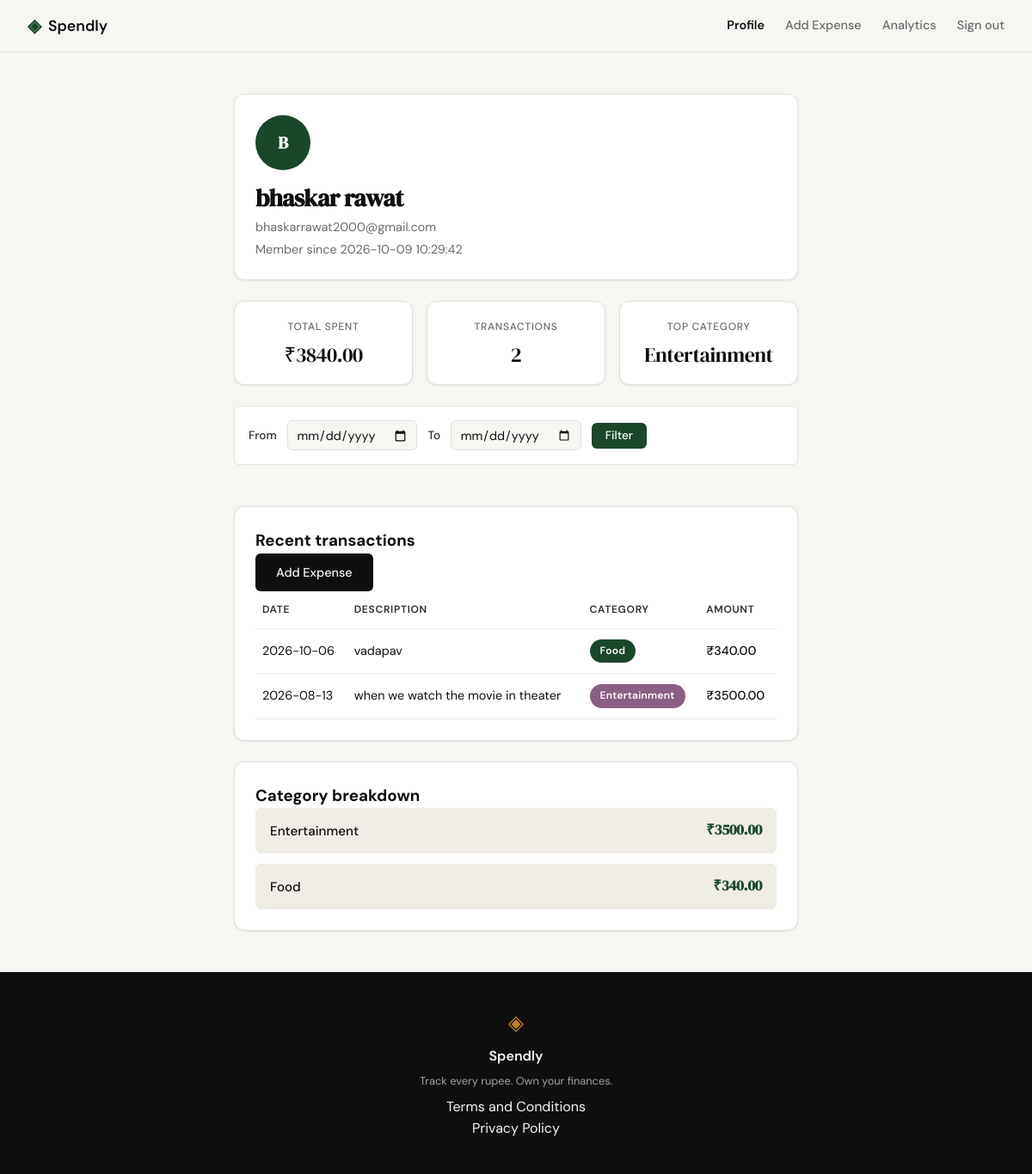
Page /profile (signed in) on the committed database.
### tables this page shows
CREATE TABLE users (id INTEGER PRIMARY KEY AUTOINCREMENT,name TEXT NOT NULL,email TEXT UNIQUE NOT NULL,password_hash TEXT NOT NULL,created_at TEXT DEFAULT (datetime('now')));

CREATE TABLE expenses (id INTEGER PRIMARY KEY AUTOINCREMENT,user_id INTEGER NOT NULL,amount REAL NOT NULL,category TEXT NOT NULL,date TEXT NOT NULL,description TEXT,created_at TEXT DEFAULT (datetime('now')),FOREIGN KEY (user_id) REFERENCES users(id));

### app.py (the view)
@app.route("/profile")
def profile():
    if not session.get("user_id"):
        return redirect(url_for("login"))
    user_id = session.get("user_id")
    start_date = request.args.get("start_date", "").strip() or None
    end_date = request.args.get("end_date", "").strip() or None
    where_clause, params = build_expense_conditions(user_id, start_date, end_date)
    conn = get_db()
    try:
        user_row = conn.execute("SELECT name, email, created_at FROM users WHERE id = ?", (user_id,)).fetchone()
    finally:
        conn.close()
    user = {
        "name": user_row["name"] if user_row else "Unknown",
        "email": user_row["email"] if user_row else "",
        "initials": (user_row["name"][0] if user_row and user_row["name"] else "U").upper(),
        "member_since": user_row["created_at"] if user_row else "",
    }
    conn = get_db()
    try:
        base_stats = "SELECT SUM(amount) FROM expenses WHERE " + where_clause
        total_row = conn.execute(base_stats, params).fetchone()
        total_spent = total_row[0] if total_row[0] is not None else 0.0
        base_count = "SELECT COUNT(*) FROM expenses WHERE " + where_clause
        count_row = conn.execute(base_count, params).fetchone()
        transaction_count = count_row[0] if count_row[0] is not None else 0
        base_top = "SELECT category FROM expenses WHERE " + where_clause + " GROUP BY category ORDER BY SUM(amount) DESC LIMIT 1"
        top_row = conn.execute(base_top, params).fetchone()
        top_category = top_row["category"] if top_row else None
        base_transactions = "SELECT date, description, category, amount FROM expenses WHERE " + where_clause + " ORDER BY date DESC LIMIT 10"
        rows = conn.execute(base_transactions, params).fetchall()
        transactions = []
        for row in rows:
            transactions.append({
                "date": row["date"],
                "description": row["description"],
                "category": row["category"],
                "amount": row["amount"],
            })
        base_categories = "SELECT category, SUM(amount) AS total FROM expenses WHERE " + where_clause + " GROUP BY category"
        cat_rows = conn.execute(base_categories, params).fetchall()
        categories = []
        for row in cat_rows:
            categories.append({
                "name": row["category"],
                "total": float(row["total"]) if row["total"] is not None else 0.0,
            })
    finally:
        conn.close()
    stats = {
        "total_spent": total_spent,
        "transaction_count": transaction_count,
        "top_category": top_category,
    }
    return render_template(
        "profile.html",
        user=user,
        stats=stats,
        transactions=transactions,
        categories=categories,
        start_date=start_date or "",
        end_date=end_date or "",
    )

### database/db.py (called while the page is built)
def get_db():
    conn = sqlite3.connect(DB_FILE)
    conn.row_factory = sqlite3.Row
    conn.execute("PRAGMA foreign_keys = ON")
    return conn

def build_expense_conditions(user_id, start_date=None, end_date=None):
    conditions = ["user_id = ?"]
    params = [user_id]
    if start_date:
        conditions.append("date >= ?")
        params.append(start_date)
    if end_date:
        conditions.append("date <= ?")
        params.append(end_date)
    return " AND ".join(conditions), tuple(params)

### templates/profile.html (shortened to what this page needs)
{% extends "base.html" %}
{% block head %}
<link rel="stylesheet" href="{{ url_for('static', filename='css/profile.css') }}">
{% endblock %}
{% block content %}
<section class="profile-section">
  <div class="profile-inner">
    <article class="profile-card user-card" aria-label="Your profile">
      <div class="avatar-circle" aria-label="Avatar initials">{{ user.initials }}</div>
      <h2 class="profile-name">{{ user.name }}</h2>
      <p class="profile-email">{{ user.email }}</p>
      <p class="profile-meta">Member since {{ user.member_since }}</p>
    </article>
    <section class="stats-grid" aria-label="Summary statistics">
      <article class="stat-card">
        <span class="stat-label">Total spent</span>
        <span class="stat-value">₹{{ "%.2f" | format(stats.total_spent) }}</span>
      </article>
      <article class="stat-card">
        <span class="stat-label">Transactions</span>
        <span class="stat-value">{{ stats.transaction_count }}</span>
      </article>
      <article class="stat-card">
        <span class="stat-label">Top category</span>
        <span class="stat-value">{{ stats.top_category }}</span>
      </article>
    </section>
    <form method="get" action="{{ url_for('profile') }}" class="date-filter-form">
      <label for="start_date">From</label>
      <input type="date" id="start_date" name="start_date" value="{{ start_date }}">
      <label for="end_date">To</label>
      <input type="date" id="end_date" name="end_date" value="{{ end_date }}">
      <button type="submit" class="btn-primary">Filter</button>
    </form>
    <section class="profile-card transactions-card" aria-label="Transaction history">
      <h3>Recent transactions</h3>
      <a href="{{ url_for('add_expense') }}" class="btn-primary add-expense-btn">Add Expense</a>
      <table class="tx-table">
        <thead>
          <tr>
            <th>Date</th>
            <th>Description</th>
            <th>Category</th>
            <th class="tx-amount">Amount</th>
          </tr>
        </thead>
        <tbody>
          {% for t in transactions %}
          <tr>
            <td>{{ t.date }}</td>
            <td>{{ t.description }}</td>
            <td><span class="badge badge-{{ t.category | lower }}">{{ t.category }}</span></td>
            <td class="tx-amount">₹{{ "%.2f" | format(t.amount) }}</td>
          </tr>
          {% endfor %}
        </tbody>
      </table>
    </section>
    <section class="profile-card categories-card" aria-label="Category breakdown">
      <h3>Category breakdown</h3>
      <ul class="categories-list">
        {% for c in categories %}
        <li class="category-row">
          <span class="category-label">{{ c.name }}</span>
          <span class="category-total">₹{{ "%.2f" | format(c.total) }}</span>
        </li>
        {% endfor %}
      </ul>
    </section>
  </div>
</section>
{% endblock %}

### templates/base.html (shortened to what this page needs)
<!DOCTYPE html>
<html lang="en">
<head>
    <link rel="stylesheet" href="{{ url_for('static', filename='css/style.css') }}">
    {% block head %}{% endblock %}
</head>
<body>
    <nav class="navbar">
        <div class="nav-inner">
            <a href="{{ url_for('landing') }}" class="nav-brand">
                <span class="brand-icon">◈</span>
                <span class="brand-name">Spendly</span>
            </a>
            <div class="nav-links">
                {% if session.get('user_id') %}
                    <a href="{{ url_for('profile') }}" class="{% if request.endpoint == 'profile' %}nav-active{% endif %}">Profile</a>
                    <a href="{{ url_for('add_expense') }}" class="{% if request.endpoint == 'add_expense' %}nav-active{% endif %}">Add Expense</a>
                    <a href="{{ url_for('analytics') }}" class="{% if request.endpoint == 'analytics' %}nav-active{% endif %}">Analytics</a>
                    <a href="{{ url_for('logout') }}">Sign out</a>
                {% else %}
                    <a href="{{ url_for('login') }}">Sign in</a>
                    <a href="{{ url_for('register') }}" class="nav-cta">Get started</a>
                {% endif %}
            </div>
        </div>
    </nav>
    <main class="main-content">
        {% block content %}{% endblock %}
    </main>
    <footer class="footer">
        <div class="footer-inner">
            <span class="brand-icon">◈</span>
            <span class="footer-name">Spendly</span>
            <p class="footer-copy">Track every rupee. Own your finances.</p>
            <div class="footer-links">
                <a href="{{ url_for('terms') }}">Terms and Conditions</a>
                <br>
                <a href="{{ url_for('privacy') }}">Privacy Policy</a>
            </div>
        </div>
    </footer>
</body>
</html>

### static/css/style.css (style rules this page uses)
:root { --ink: #0f0f0f; --ink-soft: #2d2d2d; --ink-muted: #6b6b6b; --ink-faint: #a0a0a0; --paper: #f7f6f3; --paper-warm: #f0ede6; --paper-card: #ffffff; --accent: #1a472a; --accent-light: #e8f0eb; --accent-2: #c17f24; --accent-2-light: #fdf3e3; --danger: #c0392b; --danger-light: #fdecea; --border: #e4e1da; --border-soft: #eeebe4; --font-display: 'DM Serif Display', Georgia, serif; --font-body: 'DM Sans', system-ui, sans-serif; --max-width: 1200px; --auth-width: 440px; --radius-sm: 6px; --radius-md: 12px; --radius-lg: 20px; }
*, *::before, *::after { box-sizing: border-box; margin: 0; padding: 0; }
html { font-size: 16px; scroll-behavior: smooth; }
body { background: var(--paper); color: var(--ink); font-family: var(--font-body); font-size: 1rem; line-height: 1.6; -webkit-font-smoothing: antialiased; }
a { color: inherit; text-decoration: none; }
.navbar { position: sticky; top: 0; z-index: 100; background: var(--paper); border-bottom: 1px solid var(--border); padding: 0 2rem; }
.nav-inner { max-width: var(--max-width); margin: 0 auto; height: 60px; display: flex; align-items: center; justify-content: space-between; }
.nav-brand { display: flex; align-items: center; gap: 0.5rem; font-family: var(--font-body); font-weight: 600; font-size: 1.1rem; color: var(--ink); }
.brand-icon { color: var(--accent); font-size: 1.3rem; }
.brand-name { color: var(--ink); }
.nav-links { display: flex; align-items: center; gap: 1.5rem; font-size: 0.9rem; font-weight: 500; }
.nav-links a { color: var(--ink-muted); transition: color 0.2s; }
.nav-links a.nav-active { color: var(--ink); font-weight: 600; }
.main-content { min-height: calc(100vh - 60px - 100px); }
.btn-primary { display: inline-block; background: var(--ink); color: var(--paper); padding: 0.65rem 1.5rem; border-radius: var(--radius-sm); font-family: var(--font-body); font-size: 0.9rem; font-weight: 500; cursor: pointer; border: none; transition: background 0.2s; text-decoration: none; }
.footer { background: var(--ink); color: var(--paper); padding: 2.5rem 2rem; text-align: center; }
.footer-inner { display: flex; flex-direction: column; align-items: center; gap: 0.4rem; }
.footer .brand-icon { color: var(--accent-2); font-size: 1.5rem; }
.footer-name { font-weight: 600; font-size: 1rem; }
.footer-copy { font-size: 0.8rem; color: var(--ink-faint); }

### rows in the picture
users: name "bhaskar rawat", email "bhaskarrawat2000@gmail.com", member_since "2026-10-09 10:29:42"
expenses: top_category "Entertainment", date "2026-08-13", description "when we watch the movie in theater", category "Entertainment", amount "3500.00", name "Entertainment", total "3500.00"
expenses: date "2026-10-06", description "vadapav", category "Food", amount "340.00", name "Food", total "340.00"

### other values in the picture
{{ user.initials }} "B"
{{ "%.2f" | format(stats.total_spent) }} "3840.00"
{{ stats.transaction_count }} "2"
